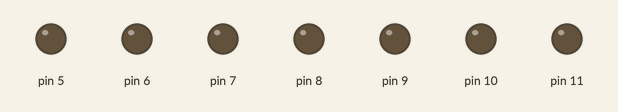
This sketch was run on a simulated Arduino Uno, built with avr-gcc and run on an emulated ATmega328P. Parts: output pins drawn as LEDs (lit = HIGH). What the sketch prints to the serial monitor is not drawn.

Above: at 0.4 s.
At 0.9 s:
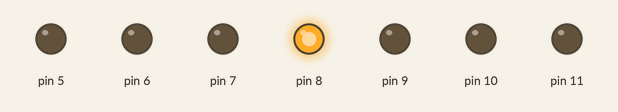
At 1.3 s:
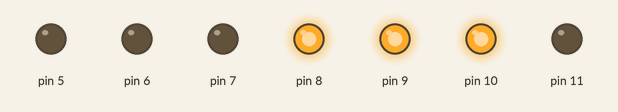
At 2.1 s:
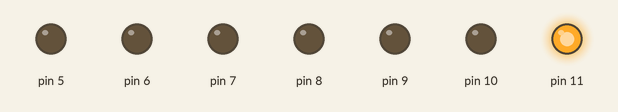
At 2.7 s:
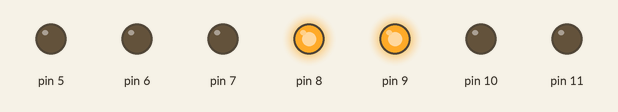
At 3.5 s:
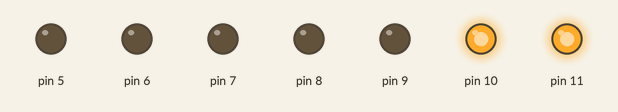
Timing chart, 0 to 3.8 s (numbered marks = the images above):
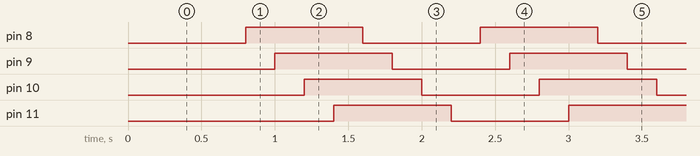

Measured:
- by itself, pin 8–11: alternates HIGH for 0.80 s and LOW for 0.80 s
- by itself, everything shown: repeats every 1.6 s, in 8 steps

The sketch:

lab_6.ino
```cpp
void setup() {
  for(int i = 5;i<12;i++)
    pinMode(i, OUTPUT);
  Serial.begin(9600);
}


volatile void DigitalWrite_(int pin,byte state){
asm volatile
    (
      "push R16" "\n"
      "push R17" "\n"
      "push R18" "\n"
      "push R19" "\n"
      "push R20" "\n"
      "push R21" "\n"
      "push R22" "\n"
      "push R23" "\n"
      "push R24" "\n"


      "LDI R17, 1" "\n"
      "LDI R20, 0" "\n"

      "setMask:CP R20, %[pin]" "\n"
      "BREQ END2" "\n"
      "LSL R17" "\n"
      "INC R20" "\n"
      "RJMP setMask" "\n"
      "END2:" "\n"

      "LDI R20, 0" "\n"

      "MOV R23,R17" "\n"
      "COM R23" "\n"

      "IN R21,0x05" "\n"
      "AND R21, R23" "\n"


      "MOV R22, %[state]" "\n"
      "setMask1:CP R20, %[pin]" "\n"
      "BREQ END1" "\n"
      "LSL R22" "\n"
      "INC R20" "\n"
      "RJMP setMask1" "\n"
      "END1:" "\n"


      "OR R21,R22" "\n"


      "OUT 0x05, R21" "\n"


      "pop R24" "\n"
      "pop R23" "\n"
      "pop R22" "\n"
      "pop R21" "\n"
      "pop R20" "\n"
      "pop R19" "\n"
      "pop R18" "\n"
      "pop R17" "\n"
      "pop R16" "\n"

      : [pin]"+d" (pin)
      : [state] "l" (state)
     );

}

void loop() {
  Serial.println("loop");
  for(int i=0;;i++){
    DigitalWrite_(i%4,i&4?1:0);
    delay(200);
  }
}
```
